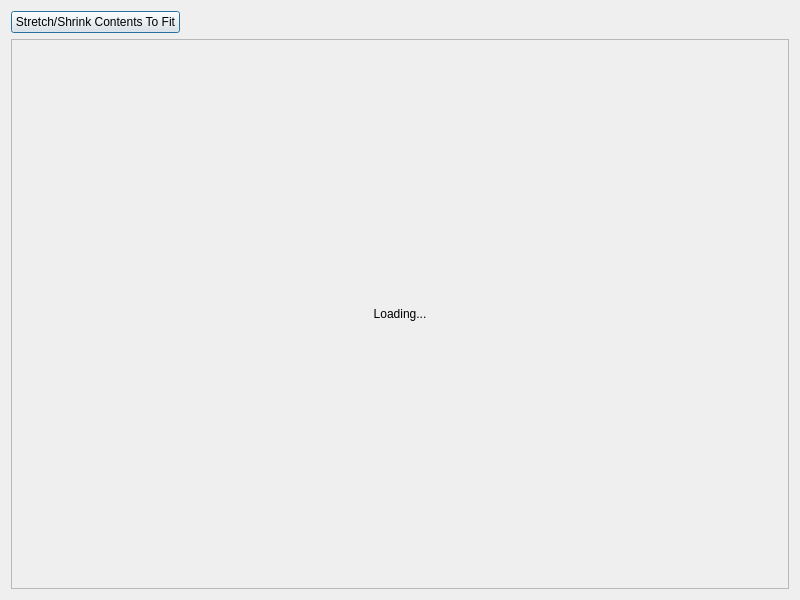
<?xml version="1.0" encoding="UTF-8"?>
<ui version="4.0">
 <class>ImageWindow</class>
 <widget class="QDialog" name="ImageWindow">
  <property name="geometry">
   <rect>
    <x>0</x>
    <y>0</y>
    <width>800</width>
    <height>600</height>
   </rect>
  </property>
  <property name="windowTitle">
   <string>View Image</string>
  </property>
  <layout class="QVBoxLayout" name="verticalLayout">
   <item>
    <layout class="QHBoxLayout" name="horizontalLayout">
     <item>
      <widget class="QPushButton" name="pushButton">
       <property name="text">
        <string>Stretch/Shrink Contents To Fit</string>
       </property>
       <property name="checkable">
        <bool>true</bool>
       </property>
       <property name="checked">
        <bool>false</bool>
       </property>
      </widget>
     </item>
     <item>
      <spacer name="horizontalSpacer">
       <property name="orientation">
        <enum>Qt::Horizontal</enum>
       </property>
       <property name="sizeHint" stdset="0">
        <size>
         <width>40</width>
         <height>20</height>
        </size>
       </property>
      </spacer>
     </item>
    </layout>
   </item>
   <item>
    <widget class="QScrollArea" name="scrollArea">
     <property name="widgetResizable">
      <bool>true</bool>
     </property>
     <widget class="QWidget" name="scrollAreaWidgetContents">
      <property name="geometry">
       <rect>
        <x>0</x>
        <y>0</y>
        <width>780</width>
        <height>546</height>
       </rect>
      </property>
      <layout class="QHBoxLayout" name="horizontalLayout_2">
       <property name="spacing">
        <number>0</number>
       </property>
       <property name="leftMargin">
        <number>0</number>
       </property>
       <property name="topMargin">
        <number>0</number>
       </property>
       <property name="rightMargin">
        <number>0</number>
       </property>
       <property name="bottomMargin">
        <number>0</number>
       </property>
       <item>
        <widget class="QLabel" name="label">
         <property name="sizePolicy">
          <sizepolicy hsizetype="Expanding" vsizetype="Expanding">
           <horstretch>0</horstretch>
           <verstretch>0</verstretch>
          </sizepolicy>
         </property>
         <property name="lineWidth">
          <number>0</number>
         </property>
         <property name="text">
          <string>Loading...</string>
         </property>
         <property name="scaledContents">
          <bool>false</bool>
         </property>
         <property name="alignment">
          <set>Qt::AlignCenter</set>
         </property>
         <property name="textInteractionFlags">
          <set>Qt::NoTextInteraction</set>
         </property>
        </widget>
       </item>
      </layout>
     </widget>
    </widget>
   </item>
  </layout>
 </widget>
 <resources/>
 <connections/>
</ui>
